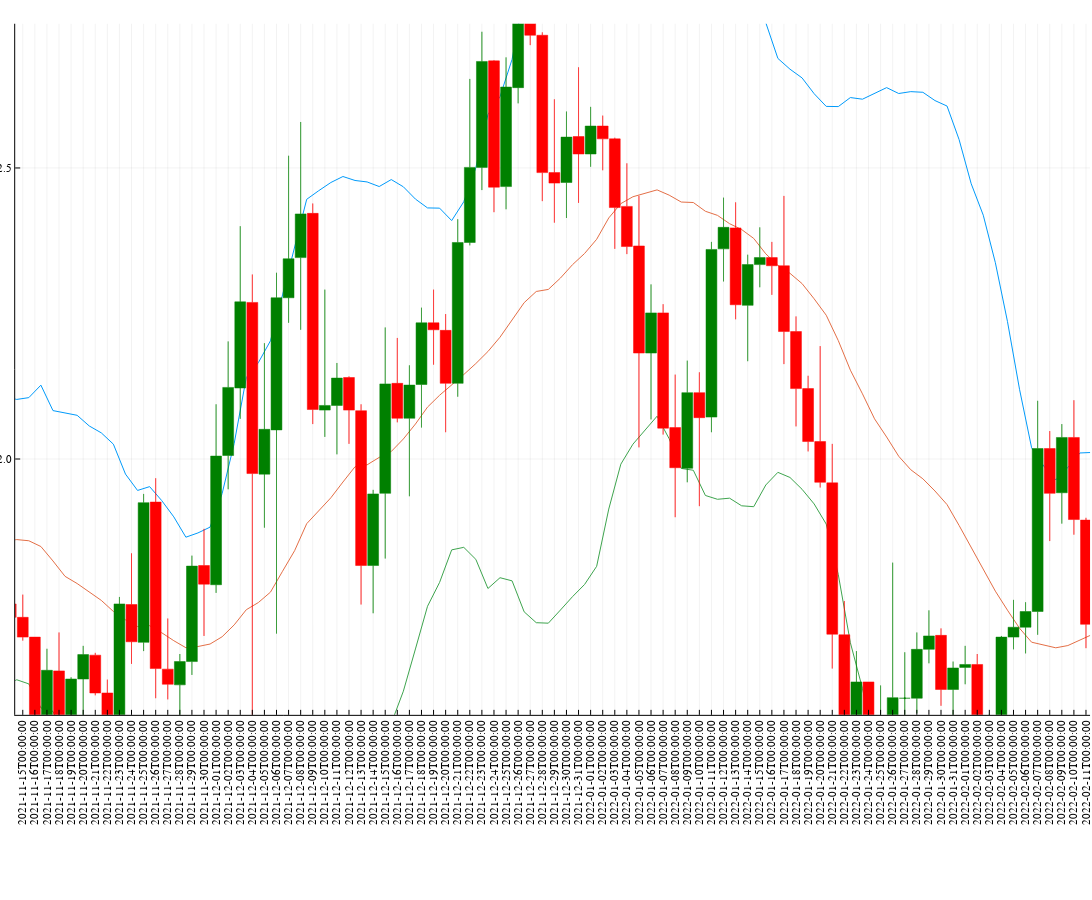

The notebook cell saved with this chart:
### Code cell
with(:plotly, size=(2200,900)) do
    plot(bh)
    plot!(μ)
    plot!(bl)
    p=plot!(TimeArray(matic, timestamp = :timestamp), seriestype = :candlestick)

end
